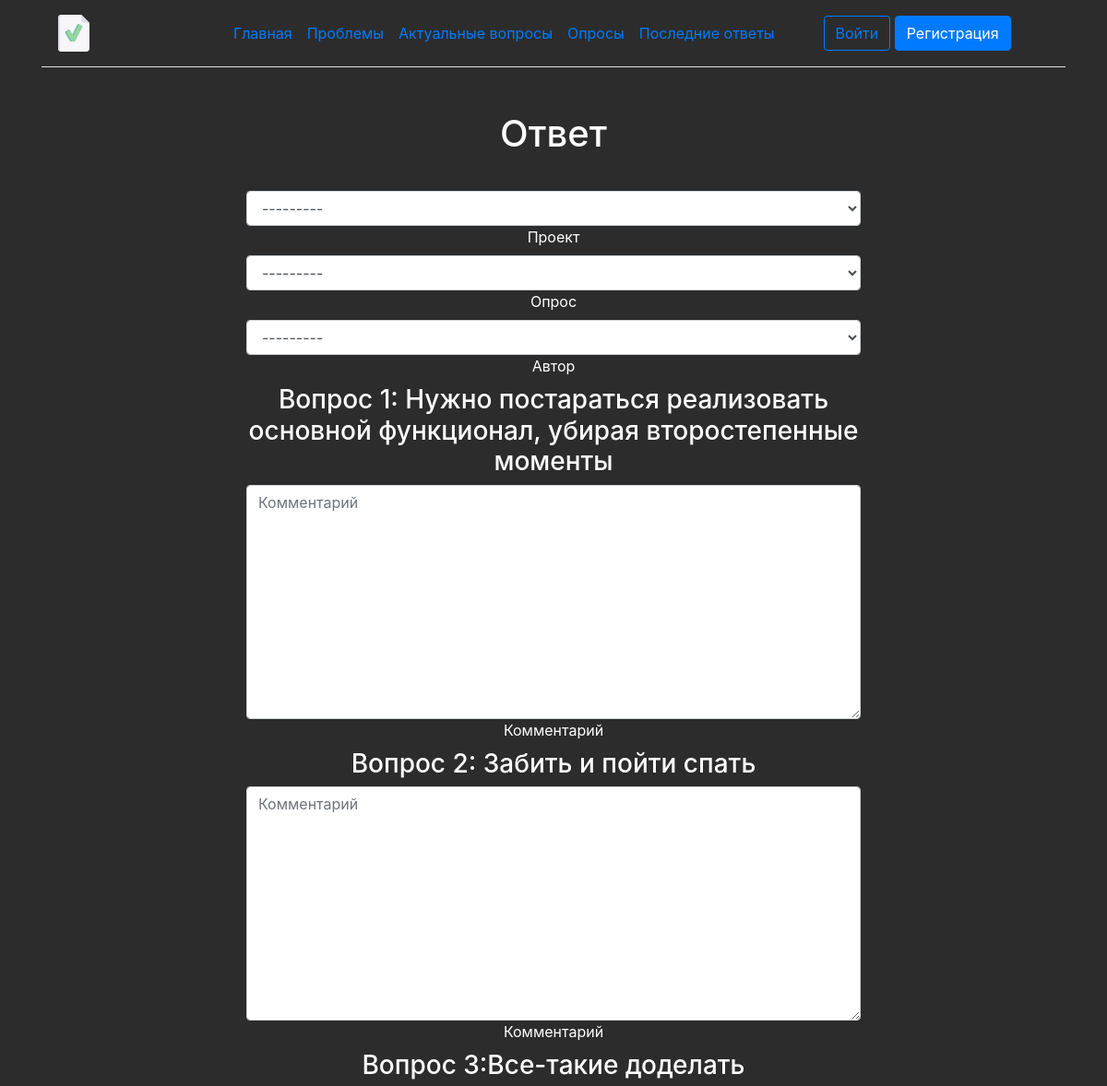
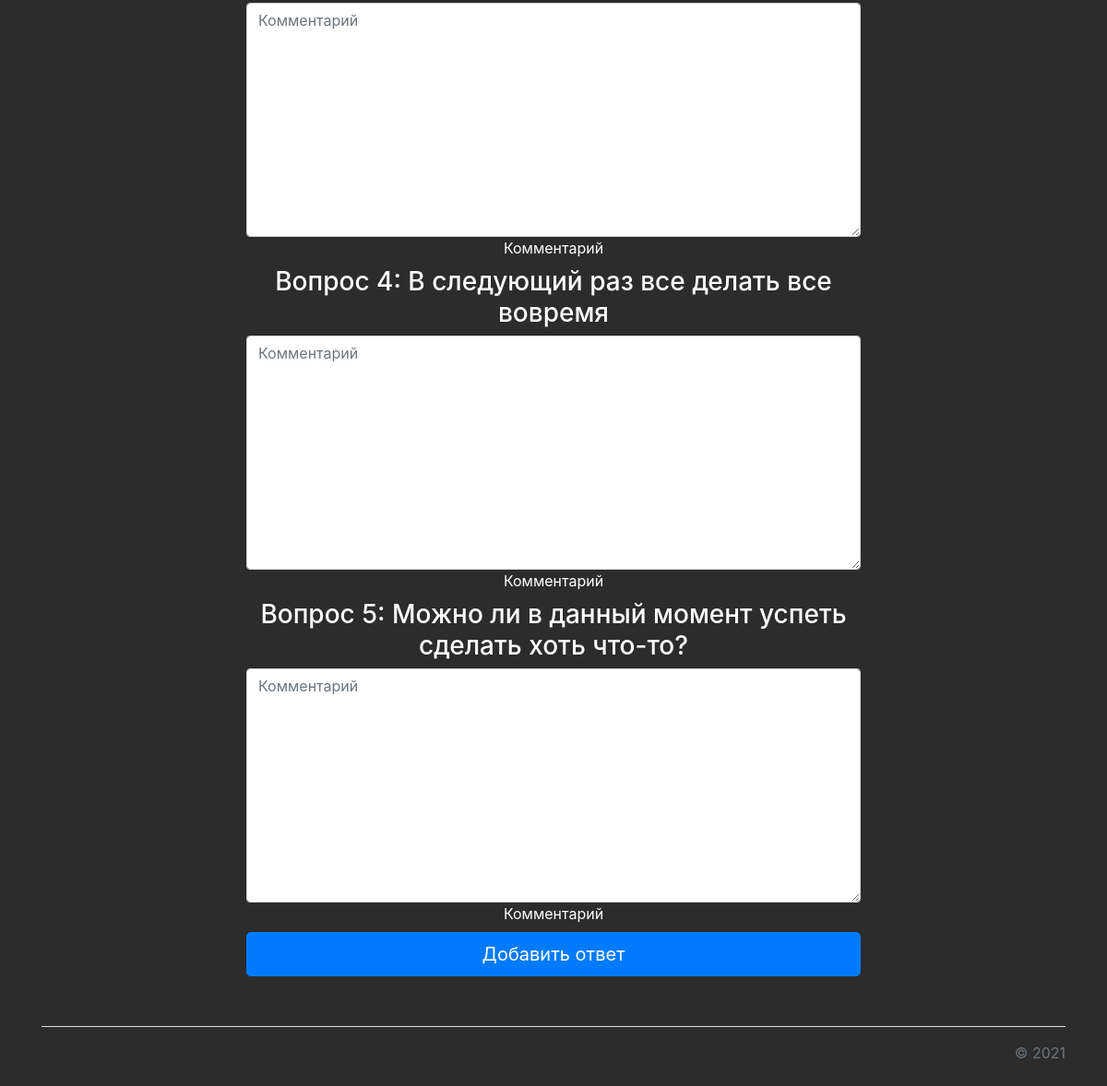
The page /projects/create_answers/1 on the database its author committed (2 pictures, top to bottom).
### projects/models.py (models this page shows)
class Question(models.Model):
    title = models.CharField('Вопрос', max_length=250)
    project = models.ForeignKey(Project, on_delete=models.CASCADE, null=True)
    iter = models.IntegerField('Номер итерации', null=True, default=1)
    class Meta:
        verbose_name = 'Вопрос'
        verbose_name_plural = 'Вопросы'
    def __str__(self):
        return self.title

### projects/views.py (the view, shortened to what this page needs)
# urls.py: path('create_answers/<int:pk>', views.createAnswers, name='create_answers'),
def createAnswers(request, pk):
    questionIterTwo = QuestionIterTwo.objects.get(id=pk)
    questions = questionIterTwo.questions.all
    error = ''
    form = CreateAnswersForm()
    data = {
        'form': form,
        'error': error,
        'id': pk,
        'questions': questions
    }
    return render(request, 'projects/create_answers.html', data)

### projects/models.py (called while the page is built)
    def __str__(self):
        return self.title

    def __str__(self):
        return self.title

### projects/templates/projects/create_answers.html (shortened to what this page needs)
{% extends 'main/layout.html' %}
{% load static %}
{% block content %}
<div class="main-content">
    <div class="custom-h1">
        <h1>Ответ</h1>
    </div>
    <div class="text-center">
        <div class="form-signin">
            <form method="POST">
                <div class="form-floating">
                    {{ form.project }}
                    <label for="floatingInput">Проект</label>
                </div>
                <div class="form-floating">
                    {{ form.questions }}
                    <label for="floatingInput">Опрос</label>
                </div>
                <div class="form-floating">
                    {{ form.expert }}
                    <label for="floatingInput">Автор</label>
                </div>
                <div>
                    <div>
                        <h3>Вопрос 1: {{ questions.0 }}</h3>
                    </div>
                    <div class="form-floating">
                        {{ form.comment1 }}
                        <label for="floatingInput">Комментарий</label>
                    </div>
                </div>
                <div>
                    <div>
                        <h3>Вопрос 2: {{ questions.1 }}</h3>
                    </div>
                    <div class="form-floating">
                        {{ form.comment2 }}
                        <label for="floatingInput">Комментарий</label>
                    </div>
                </div>
                <div>
                    <div>
                        <h3>Вопрос 3:{{ questions.2 }}</h3>
                    </div>
                    <div class="form-floating">
                        {{ form.comment3 }}
                        <label for="floatingInput">Комментарий</label>
                    </div>
                </div>
                <div>
                    <div>
                        <h3>Вопрос 4: {{ questions.3 }}</h3>
                    </div>
                    <div class="form-floating">
                        {{ form.comment4 }}
                        <label for="floatingInput">Комментарий</label>
                    </div>
                </div>
                <div>
                    <div>
                        <h3>Вопрос 5: {{ questions.4 }}</h3>
                    </div>
                    <div class="form-floating">
                        {{ form.comment5 }}
                        <label for="floatingInput">Комментарий</label>
                    </div>
                </div>
                <button class="w-100 btn btn-lg btn-primary" type="submit">Добавить ответ</button>
            </form>
        </div>
    </div>
</div>
{% endblock %}

### main/static/main/css/main.css (style rules this page uses)
body { background: #2c2c2c; }
main .custom-h1 h1 { color: #fff; text-align: center; padding-bottom: 30px; }
main .main-content { padding-bottom: 30px; }
.form-signin { color: #fff; margin: 0 20%; }
select { width: 200px; height: 150px; }

### rows shown on the page
Question: title "Нужно постараться реализовать основной функционал, убирая второстепенные моменты"
Question: title "Забить и пойти спать"
Question: title "Все-такие доделать"
Question: title "В следующий раз все делать все вовремя"
Question: title "Можно ли в данный момент успеть сделать хоть что-то?"
